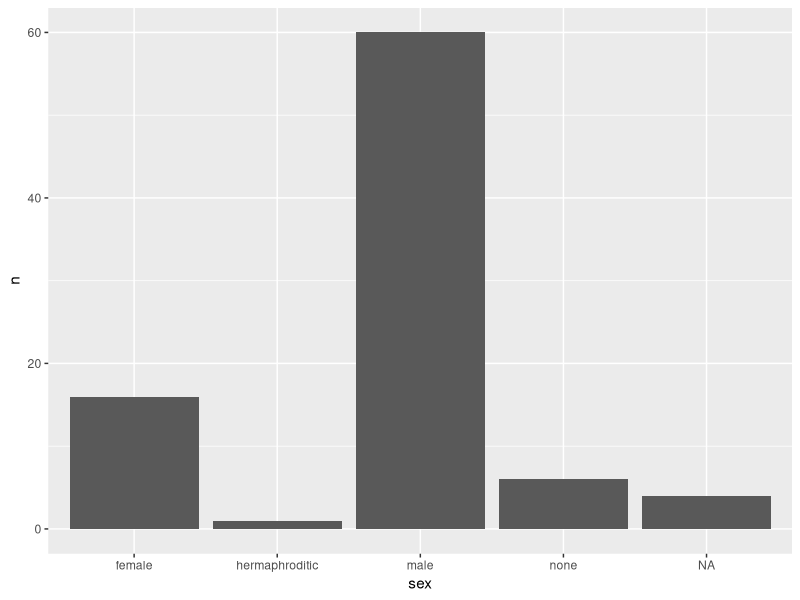

The R source for this figure:
library(tidyverse)

# Purrr -----------

# a principal função é a map()
# e temos uma "família", são várias funções map_*()
# com comportamentos similares!


## map() --------------

# Conceito do map é: dado um objeto (pode ser um vetor ou uma lista)
# queremos aplicar uma função para cada elemento desse objeto.
# isso é chamado de "mapear"
# estrutura:
# map(vetor_ou_lista, funcao)

# Lembra do exemplo que vimos na revisão, sobre loops?
for (numero in 1:5) {
  print(sqrt(numero))
}

# nesse exemplo, a função usava como vetor o 1:5, e a função era sqrt().

# Podemos reescrever esse código com map():
map(1:5, sqrt)
# o map retorna uma lista!


### Exercícios: ------------------

# 1) Dada a lista a seguir, use a função map 
# para retornar a lista com o dobro de cada elemento.
nums <- list(1, 2, 3, 4, 5)


# 2) Dada a lista a seguir,
# use a função map para retornar a lista com o número de letras 
# de cada palavra.
palavras <- list("olá", "mundo", "purrr")


# 3) Dada a lista a seguir, use a função map
# para retornar a lista com a soma de cada elemento.
numeros <- list(1:3, 4:6, 7:9)


# 4) Dada a lista a seguir,
# use a função map para retornar a lista com a média de cada elemento.
notas <- list(c(8, 7, 10), c(5, 6, 9), c(4, 5, 7))

# 5) Dada a lista a seguir, use a função map para retornar a lista 
# com cada palavra em maiúsculas.
strings <- list("purrr", "é", "incrível")


## Funções da família map -------------
# Podemos definir como queremos que seja retornado usando funções
# com classe específica
map_dbl(1:5, sqrt)
# o retorno é um vetor!

# existem outros maps que são para classes específicas:

# para textos
map_chr(c("beatriz", "daniel", "gabriel"), str_to_upper)
# para lógicos
map_lgl(c("panqueca", "lasanha", NA), is.na)

# o map_vec funciona de forma similar, sempre retorna um vetor,
# e independe da classe.
map_vec(1:5, sqrt)

### Exercícios: -----------

# 1) Dado o vetor a seguir, crie um novo vetor com o dobro de 
# cada elemento.

nums2 <- c(1, 2, 3, 4, 5)

# 2) Dado o vetor a seguir, crie um novo vetor com o número de
# letras de cada palavra.

palavras2 <- c("olá", "mundo", "purrr")


## list_c() -------
# Podemos simplificar os resultados do map
# usando a função list_c()!

map(1:5, sqrt) |> 
list_c()

# a lista vira um vetor :)
# então podemos usar map() + list_c(), ou map_vec()


## barras de progresso -------------------------------------
# podemos usar uma barra de progresso,
# usando o argumento .progress = TRUE:

map(rep(1, 10), Sys.sleep, .progress = TRUE)

# é algo muito legal, principalmente quando pode demorar um pouco para
# executar o código!


## funções ---------------------------------------------------
# podemos usar o map com funções criadas por nós!

escrever_elogio <- function(nome){
  elogios <- c("inteligente", "legal")
  elogio <- sample(elogios, 1)
  paste0(nome, " é muito ", elogio, "!")
}

# exemplo!
escrever_elogio("Bia")

map(c("Bia", "Gabi", "Dani"), escrever_elogio) 

## funções anônimas --------------------------------------------
# é uma forma de usar uma função sem ter que criar ela

# somar 1 em cada elemento
# exemplo sem funcao anonima
somar_1 <- function(x){
  x + 1
}

map(1:10, somar_1)

# exemplo COM função anonima
# sintaxe antiga
map(1:10, ~.x + 1)

# sintaxe R base desde 4.1
map(1:10, \(x) x + 1)

# é bem comum ver a sintaxe antiga ser usada por ai!!

### Exercícios: ------------------------------------

# 1) a) Crie uma função que recebe um texto contendo uma data no formato
# que usamos no Brasil (ex: "29/04/2023"), e retorna com classe data.
# Dica: a função readr::parse_date() é útil pra isso!
# veja a documentação da função, e o argumento format =

# 1) b) Aplique a funcao no vetor a seguir!

datas <- c("15/02/1993", "21/03/1998", "01/02/2000", "01/04/2012", "01/04/2012")


# 1) c) Faça o mesmo, agora usando uma função anônima.




# Funções auxiliares ---------------

## pluck() -----------

# A função pluck() é usada para extrair um elemento específico 
# de uma lista ou vetor.

# exemplo 1:
# Criando uma lista aninhada
lista <- list(a = list(x = 1, y = 2),
              b = list(z = 3))

# Extraindo o elemento 'y' da lista usando pluck
pluck(lista, "a", "y")


# exemplo 2:
# Extraindo um elemento de um modelo de regressão
modelo <- lm(mpg ~ hp + wt, data = mtcars)

str(modelo)
# Extraindo o coeficiente de intercepto do modelo
pluck(modelo, "coefficients")

# obs: apesar de ser interessante para conhecer o exemplo,
# caso precise organizar resultados de modelos eu sugiro
# usar a funcao broom::tidy()!
broom::tidy(modelo)


# exemplo 3:
# Ao criar um gráfico e salvar em um objeto,
# esse objeto será uma lista!
grafico <- dplyr::starwars |> 
  dplyr::count(sex) |> 
  ggplot() +
  aes(x = sex, y = n) +
  geom_col()

# podemos usar o pluck para acessar os elementos!
pluck(grafico, "data")
pluck(grafico, "labels")
pluck(grafico, "labels", "x")




## set_names() -------

# E se o vetor/lista não for nomeado?

# A função set_names() do pacote purrr é usada para adicionar
# ou alterar os nomes de uma lista ou vetor em R. Ela permite 
# definir ou alterar os nomes dos elementos usando um vetor de 
# caracteres como argumento.

# A sintaxe básica da função é set_names(x, nm), onde x é o objeto
# que se deseja renomear e nm é o vetor de nomes a serem usados.
# A função retorna o mesmo objeto de entrada, mas com os nomes
# atualizados.

# exemplo:
# Criando um vetor e definindo os nomes dos 
# elementos com a função set_names
vec <- c(a = 1, b = 2, c = 3)
set_names(vec, c("primeiro", "segundo", "terceiro"))

